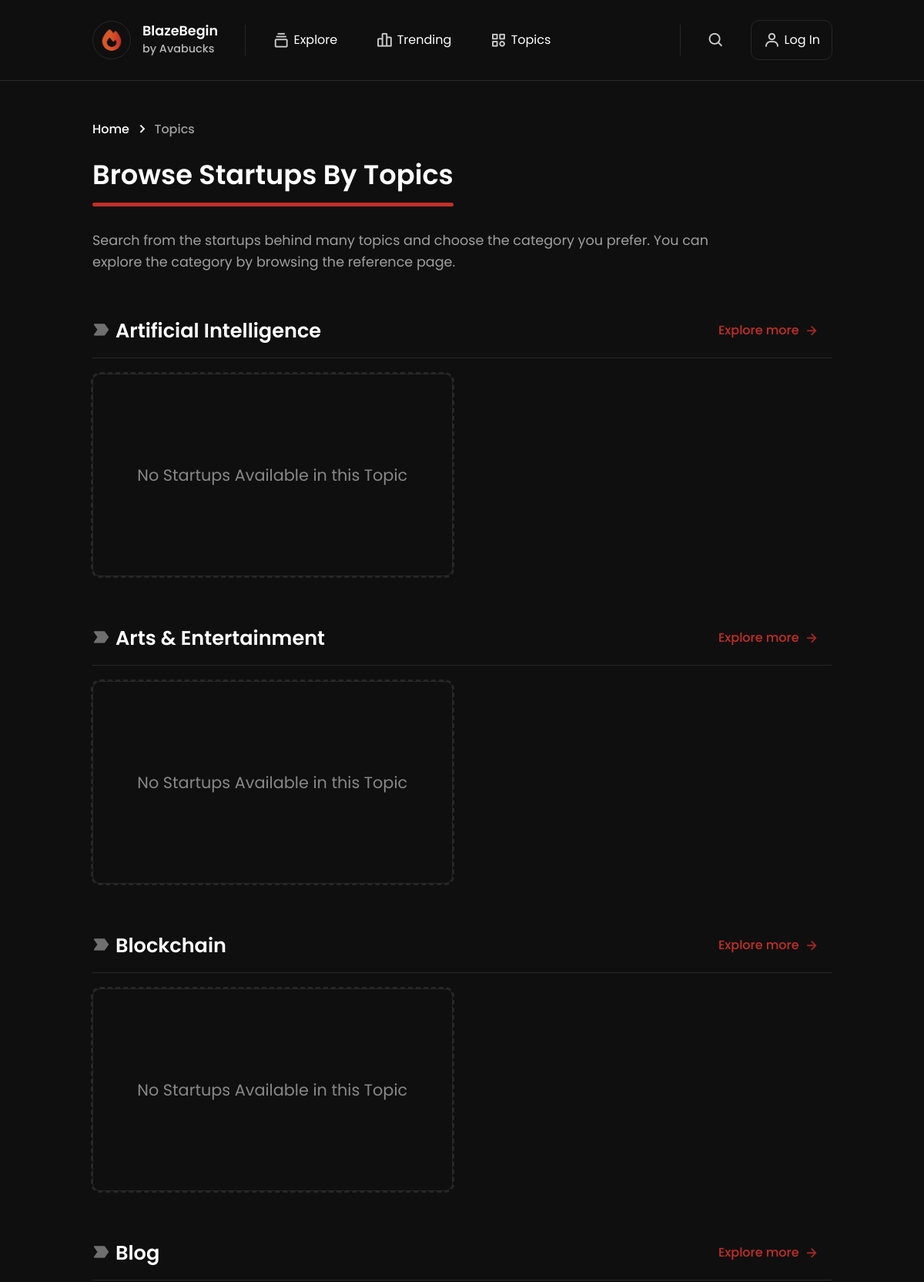
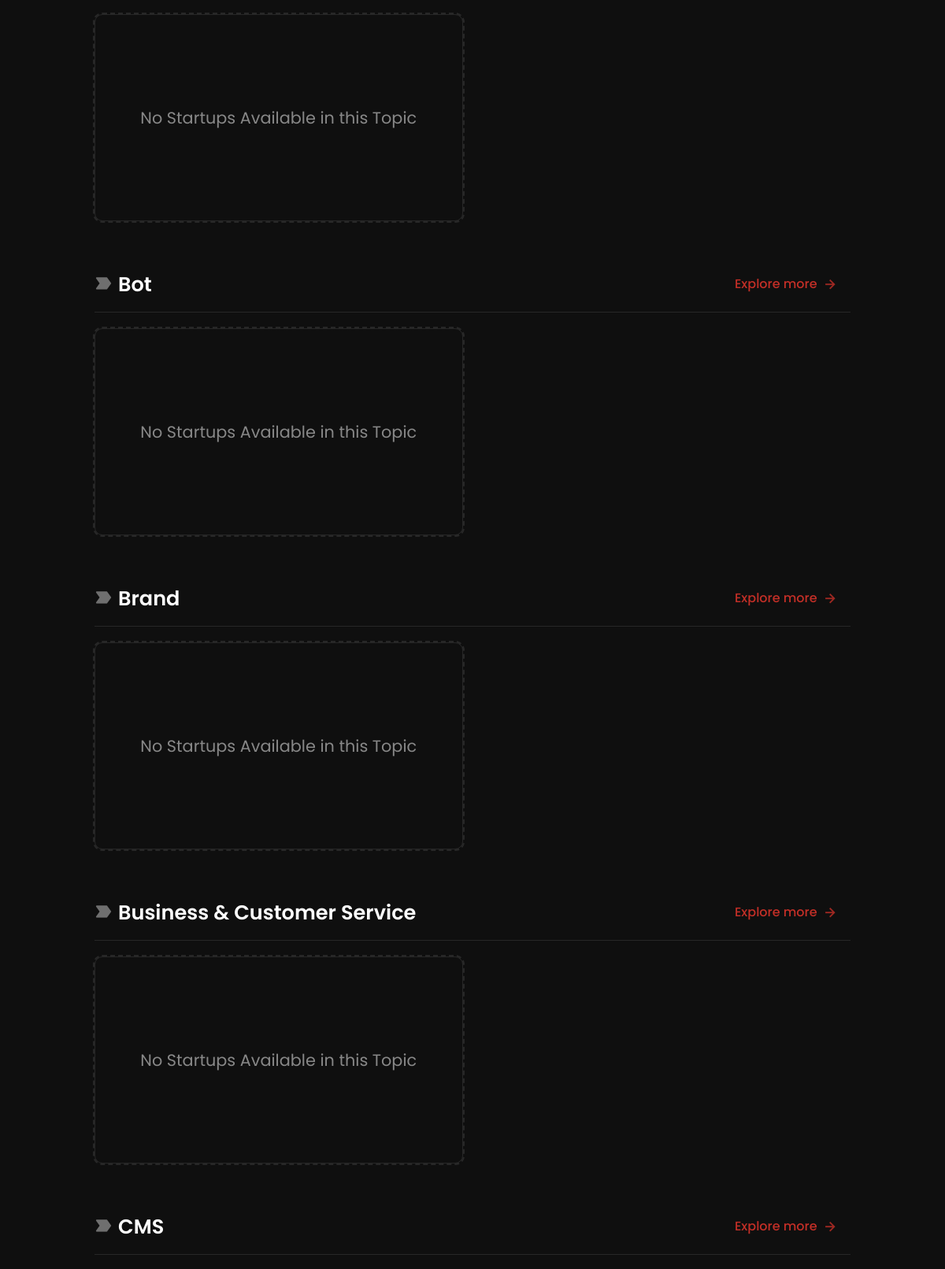
The app's page /topics.php (upper part) with its own data (2 pictures, top to bottom).
### tables this page shows
CREATE TABLE `tbl_category` (
  `id` int(11) NOT NULL,
  `name_category` mediumtext NOT NULL
);

### topics.php (the view, shortened to what this page needs)
<!DOCTYPE html>
<html>
<head>
  <link rel="stylesheet" href="./style.css">
  <link rel="stylesheet" href="./responsive.css">
  <link href='https://unpkg.com/boxicons@2.1.1/css/boxicons.min.css' rel='stylesheet'>
</head>
<body>
  <?php include 'header.php'; ?>
  <section class="topics">
    <div class="title">
      <div>
        <div class="breadcrumb">
          <a href="index">Home</a>
          <i class='bx bx-chevron-right'></i>
          <span>Topics</span>
        </div>
        <h1>Browse startups by topics</h1>
        <div class="underline"></div>
      </div>
      <h2>Search from the startups behind many topics and choose the category you prefer. You can explore the category by browsing the reference page.</h2>
    </div>
    <div>
    <?php
    $tabella = 'tbl_category';
    $mysqli_date = new mysqli($host, $username_db, $password_db, $db_name) or die("Unable to connect");
    $mysqli_date->select_db($db_name) or die("Unable to select database");
    mysqli_set_charset($mysqli_date, "utf8");
    $query_date = "SELECT id, name_category FROM $tabella ORDER BY name_category";
    if ($result_date = $mysqli_date->query($query_date)) {
      while ($row_date = $result_date->fetch_assoc()) {
        $name_category_label = $row_date["name_category"];
    ?>
    <div class="category-label">
      <b><i class='bx bxs-label' ></i><span><?php echo $name_category_label ?></span></b>
      <div class="ripple">
        <a href="category/<?php echo strtolower(str_replace(" ", "-", str_replace("&", "and", $name_category_label))) ?>" class="more">
          <span>Explore more</span><i class='bx bx-right-arrow-alt'></i>
        </a>
      </div>
    </div>
    <div class="grid-layout">
    <?php
    $count = 0;
    ?>
    <?php
      if ($count == 0) {
        ?>
        <div class="card empty-category">
          <span>No Startups Available in this Topic</span>
        </div>
        <?php
      }
    ?>
      <div class="hide-on-mobile"></div>
    </div>
    <?php
        }
      }
    ?>
    </div>
  </section>
  <?php include 'footer.php'; ?>
</body>
</html>

### style.css (style rules this page uses)
* { margin: 0; padding: 0; box-sizing: border-box; font-family: 'Poppins', sans-serif; -webkit-tap-highlight-color: rgba(255, 255, 255, 0); -webkit-tap-highlight-color: transparent; }
:root { --primary: #c32f27; --secondary: #d8572a; --tertiary: #db7c26; --text-color: #ffffff; --bg: #0F0F0F; --button-color: rgb(255, 255, 255, .1); --bg-objects: linear-gradient(90deg, var(--secondary), var(--primary)); --line-color: rgb(255, 255, 255, .1); --max-width: 80%; }
body { color: var(--text-color); background: var(--bg); animation: fade-in 1s; }
b { font-weight: 600; }
.breadcrumb { display: flex; align-items: center; gap: 5px; margin-bottom: 20px; }
.breadcrumb a { text-decoration: none; font-weight: 500; font-size: 1em; color: var(--text-color); }
.breadcrumb i { font-size: 1.4em; color: var(--text-color); }
.breadcrumb span { font-weight: 500; font-size: 1em; color: var(--text-color); opacity: .6; display: inline-block; white-space: nowrap; text-overflow: ellipsis; overflow: hidden; }
.ripple { background-color: rgb(0, 0, 0, 0); border: 0; font-size: 1em; transition: .3s; }
.ripple a { width: fit-content; position: relative; cursor: pointer; font-size: 1em; line-height: 24px; text-decoration: none; height: 50px; padding-inline: 15px; border-radius: 10px; color: var(--text-color); display: flex; align-items: center; justify-content: center; gap: 5px; user-select: none; }
.ripple a i { font-size: 1.4em; opacity: .8; }
.ripple a::after { content: ""; position: absolute; left: 0; top: 0; width: 100%; height: 100%; transform-origin: center; transition: .3s; border-radius: 10px; background-color: var(--line-color); transform: scale(.5, .5); opacity: 0; }
.grid-layout { display: grid; grid-template-columns: repeat(auto-fit, minmax(330px, 1fr)); gap: 25px; }
.grid-layout .card { position: relative; width: 100%; aspect-ratio: 16/9; outline: 2px solid rgb(0, 0, 0, 0); border: 1px solid var(--line-color); border-radius: 10px; cursor: pointer; overflow: hidden; transition: .3s; }
.grid-layout .card.empty-category { display: flex; align-items: center; justify-content: center; text-align: center; pointer-events: none; outline: 2px dashed var(--line-color); }
.grid-layout .card.empty-category span { font-size: 1.3em; opacity: .5; }
.category-label { display: flex; align-items: center; justify-content: space-between; gap: 10px; border-bottom: 1px solid var(--line-color); margin-bottom: -10px; padding-bottom: 10px; user-select: none; }
.category-label b { font-weight: 600; font-size: 1.6em; display: inline-block; white-space: nowrap; text-overflow: ellipsis; overflow: hidden; }
.category-label b span { margin-left: 7px; }
.category-label b i { font-size: .9em; opacity: .4; }
.category-label a { text-decoration: none; display: flex; align-items: center; justify-content: flex-end; gap: 5px; color: var(--primary); font-weight: 500; }
.category-label a i { font-size: 1.4em; }
section { display: flex; flex-direction: column; align-items: center; padding-block: 50px; min-height: 90vh; }
section > div { width: var(--max-width); display: flex; flex-direction: column; gap: 30px; }
section > div.title { padding-bottom: 50px; align-items: flex-start; }
section div > span { display: flex; align-items: center; gap: 8px; }
section > div.title h1 { font-size: 2.2em; font-weight: 600; text-transform: capitalize; }
section > div.title .underline { width: 100%; border-bottom: 5px solid var(--primary); border-radius: 50em; margin-top: 10px; }
section > div.title h2 { font-size: 1.1em; font-weight: 400; opacity: .6; width: 90%; line-height: 1.6em; }

### responsive.css (style rules this page uses)
@media only screen and (max-width: 1367px) { :root { --max-width: 80%; } }

### records on screen
tbl_category: name_category "Artificial Intelligence", shows "No Startups Available in this Topic"
tbl_category: name_category "Arts & Entertainment", shows "No Startups Available in this Topic"
tbl_category: name_category "Blockchain", shows "No Startups Available in this Topic"
tbl_category: name_category "Blog", shows "No Startups Available in this Topic"
tbl_category: name_category "Bot", shows "No Startups Available in this Topic"
tbl_category: name_category "Brand", shows "No Startups Available in this Topic"
tbl_category: name_category "Business & Customer Service", shows "No Startups Available in this Topic"
tbl_category: name_category "CMS"
